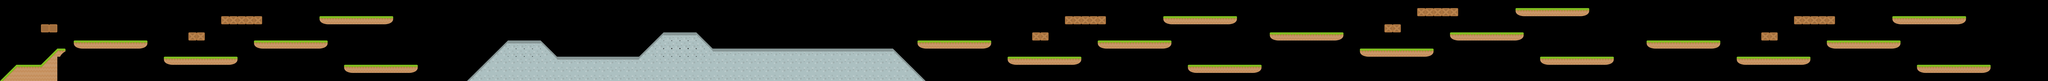

Below is a game level as drawn by its tile map, then a one-line description and the .tmx that defines it (tile-layer data replaced by summaries):
An orthogonal 250x10 tile map with 70x70 px tiles, 1 tile layer (background) and 35 objects.

<map version="1.0" orientation="orthogonal" width="250" height="10" tilewidth="70" tileheight="70">
 <tileset firstgid="1" name="tiles" tilewidth="70" tileheight="70" spacing="2">
  <image source="tiles.png" width="1024" height="1024" />
 </tileset>
 <layer name="background" width="250" height="10">
  <data>[2500 cells, 449 non-empty, 16 distinct tile ids]</data>
 </layer>
 <objectgroup name="ground" width="250" height="10">
  <object x="0" y="0">
   <polyline points="-12,-700 3,706 17508,707 17494,-998" />
  </object>
 </objectgroup>
 <objectgroup name="objects" width="250" height="10">
  <object x="632" y="351">
   <polyline points="0,0 635,0" />
  </object>
  <object x="352" y="211">
   <polyline points="0,0 136,0" />
  </object>
  <object x="2236" y="140">
   <polyline points="0,0 -344,4" />
  </object>
  <object x="1744" y="276">
   <polyline points="0,0 -132,0" />
  </object>
  <object x="1400" y="491">
   <polyline points="0,0 627,3" />
  </object>
  <object x="2164" y="345">
   <polyline points="0,0 633,6" />
  </object>
  <object x="2727" y="142">
   <polyline points="0,0 624,0" />
  </object>
  <object x="2939" y="561">
   <polyline points="0,0 555,0" />
  </object>
  <object x="0" y="699">
   <polyline points="0,0 137,-140 349,-140 485,-277 555,-279" />
  </object>
  <object x="3984" y="700">
   <polyline points="0,0 336,-352 644,-352 784,-216 1472,-208 1664,-416 1972,-420 2108,-276 3648,-276 3924,-8" />
  </object>
  <object x="7840" y="352">
   <polyline points="0,0 632,-4" />
  </object>
  <object x="8616" y="496">
   <polyline points="0,0 616,-4" />
  </object>
  <object x="9372" y="340">
   <polyline points="0,0 636,12" />
  </object>
  <object x="9944" y="136">
   <polyline points="0,0 628,0" />
  </object>
  <object x="9112" y="144">
   <polyline points="0,0 336,0" />
  </object>
  <object x="8832" y="276">
   <polyline points="0,0 132,0" />
  </object>
  <object x="10148" y="560">
   <polyline points="0,0 628,-4" />
  </object>
  <object x="10848" y="272">
   <polyline points="0,0 620,4" />
  </object>
  <object x="11620" y="420">
   <polyline points="0,0 628,0" />
  </object>
  <object x="11824" y="208">
   <polyline points="0,0 140,0" />
  </object>
  <object x="12112" y="64">
   <polyline points="0,0 348,0" />
  </object>
  <object x="12392" y="280">
   <polyline points="0,0 632,0" />
  </object>
  <object x="12948" y="72">
   <polyline points="0,0 636,-4" />
  </object>
  <object x="13152" y="480">
   <polyline points="0,0 636,12" />
  </object>
  <object x="14072" y="344">
   <polyline points="0,0 616,4" />
  </object>
  <object x="14840" y="492">
   <polyline points="0,0 632,-4" />
  </object>
  <object x="15052" y="276">
   <polyline points="0,0 140,0" />
  </object>
  <object x="15328" y="140">
   <polyline points="0,0 356,4" />
  </object>
  <object x="15616" y="348">
   <polyline points="0,0 620,4" />
  </object>
  <object x="16168" y="140">
   <polyline points="0,0 628,0" />
  </object>
  <object x="16376" y="560">
   <polyline points="0,0 628,4" />
  </object>
 </objectgroup>
 <objectgroup name="enemies" width="250" height="10">
  <object x="997" y="276" width="55" height="58">
   <ellipse />
  </object>
  <object x="1864" y="433" width="52" height="55">
   <ellipse />
  </object>
  <object x="2524" y="309" width="42" height="39">
   <ellipse />
  </object>
 </objectgroup>
</map>